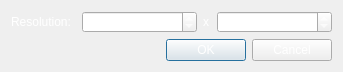
<?xml version="1.0" encoding="UTF-8"?>
<ui version="4.0">
 <class>Dialog</class>
 <widget class="QDialog" name="Dialog">
  <property name="geometry">
   <rect>
    <x>0</x>
    <y>0</y>
    <width>343</width>
    <height>71</height>
   </rect>
  </property>
  <property name="windowTitle">
   <string>Resolution Setting</string>
  </property>
  <property name="styleSheet">
   <string notr="true">color: rgb(255, 255, 255);</string>
  </property>
  <layout class="QVBoxLayout" name="verticalLayout_2">
   <item>
    <layout class="QVBoxLayout" name="verticalLayout">
     <item>
      <layout class="QHBoxLayout" name="horizontalLayout_2">
       <item>
        <widget class="QLabel" name="label">
         <property name="maximumSize">
          <size>
           <width>65</width>
           <height>16777215</height>
          </size>
         </property>
         <property name="text">
          <string>Resolution:</string>
         </property>
        </widget>
       </item>
       <item>
        <widget class="QSpinBox" name="spinBoxx">
         <property name="minimum">
          <number>10</number>
         </property>
         <property name="maximum">
          <number>999999</number>
         </property>
         <property name="value">
          <number>6000</number>
         </property>
        </widget>
       </item>
       <item>
        <widget class="QLabel" name="label_2">
         <property name="maximumSize">
          <size>
           <width>8</width>
           <height>16777215</height>
          </size>
         </property>
         <property name="text">
          <string>x</string>
         </property>
        </widget>
       </item>
       <item>
        <widget class="QSpinBox" name="spinBoxy">
         <property name="minimum">
          <number>10</number>
         </property>
         <property name="maximum">
          <number>999999</number>
         </property>
         <property name="value">
          <number>2000</number>
         </property>
        </widget>
       </item>
      </layout>
     </item>
     <item>
      <widget class="QDialogButtonBox" name="buttonBox">
       <property name="orientation">
        <enum>Qt::Horizontal</enum>
       </property>
       <property name="standardButtons">
        <set>QDialogButtonBox::Cancel|QDialogButtonBox::Ok</set>
       </property>
      </widget>
     </item>
    </layout>
   </item>
  </layout>
 </widget>
 <resources/>
 <connections>
  <connection>
   <sender>buttonBox</sender>
   <signal>accepted()</signal>
   <receiver>Dialog</receiver>
   <slot>accept()</slot>
   <hints>
    <hint type="sourcelabel">
     <x>248</x>
     <y>254</y>
    </hint>
    <hint type="destinationlabel">
     <x>157</x>
     <y>274</y>
    </hint>
   </hints>
  </connection>
  <connection>
   <sender>buttonBox</sender>
   <signal>rejected()</signal>
   <receiver>Dialog</receiver>
   <slot>reject()</slot>
   <hints>
    <hint type="sourcelabel">
     <x>316</x>
     <y>260</y>
    </hint>
    <hint type="destinationlabel">
     <x>286</x>
     <y>274</y>
    </hint>
   </hints>
  </connection>
 </connections>
</ui>
